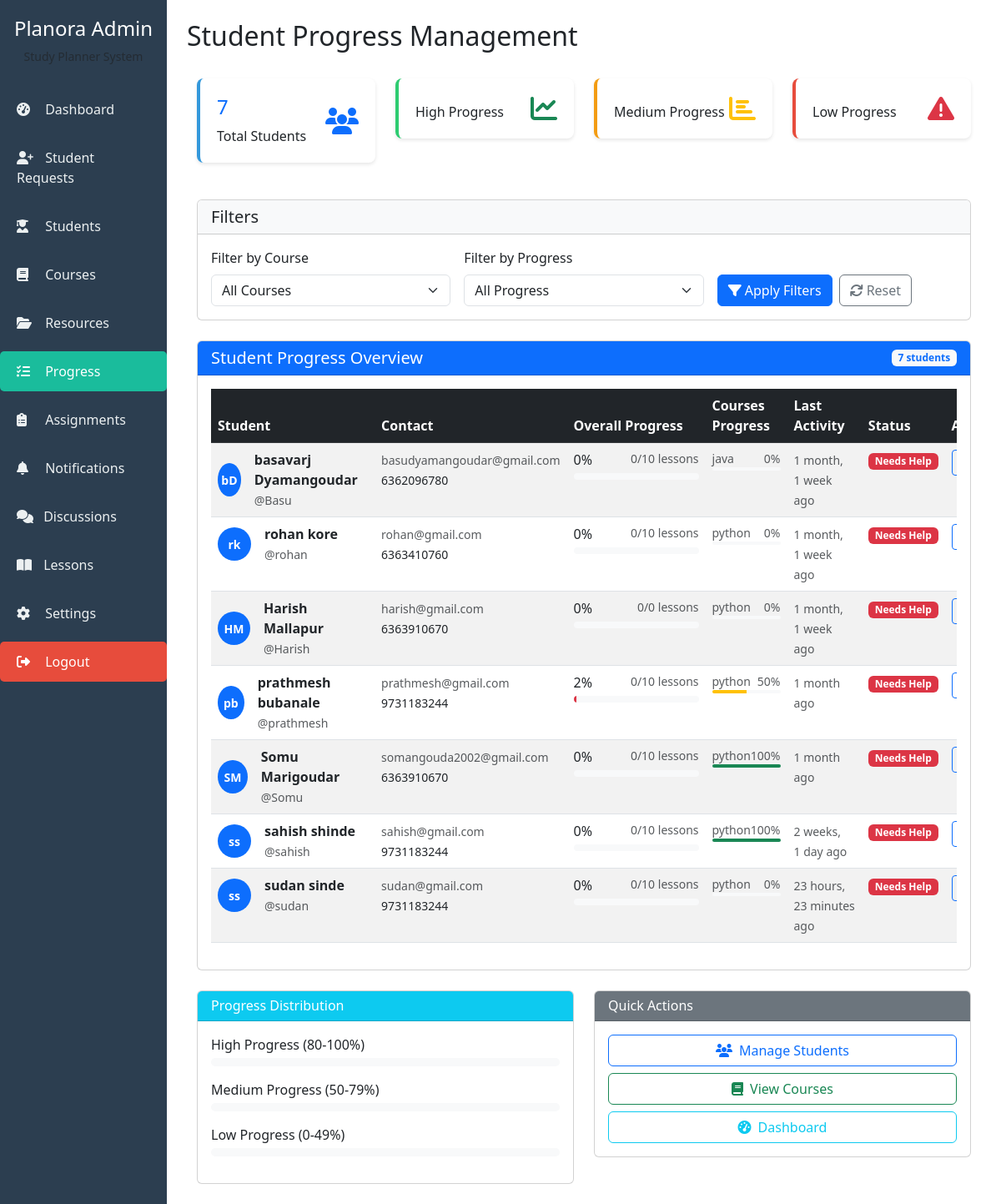
The app's page /progress/ (signed in) with its own data.
### core/models.py (models this page shows, shortened)
class StudentProfile(models.Model):
    user = models.OneToOneField(User, on_delete=models.CASCADE)
    age = models.PositiveIntegerField()
    mobile = models.CharField(max_length=10)
    courses = models.ManyToManyField(Course, blank=True)

class Progress(models.Model):
    student = models.ForeignKey(StudentProfile, on_delete=models.CASCADE)
    course = models.ForeignKey(Course, on_delete=models.CASCADE, null=True, blank=True)
    percentage = models.IntegerField(default=0)
    completed_lessons = models.IntegerField(default=0)
    total_lessons = models.IntegerField(default=10)
    last_activity = models.DateTimeField(auto_now=True)
    notes = models.TextField(blank=True, null=True)
    class Meta:
        unique_together = ['student', 'course']

class Course(models.Model):
    name = models.CharField(max_length=100)
    description = models.TextField(blank=True, null=True)

### core/views.py (the view, shortened to what this page needs)
# urls.py: path('progress/', views.student_progress, name='student_progress'),
@login_required
def student_progress(request):
    if not request.user.is_staff and not request.user.is_superuser:
        messages.error(request, "Access denied!")
        return redirect('home')
    students = StudentProfile.objects.all()
    course_filter = request.GET.get('course', '')
    progress_filter = request.GET.get('progress', '')
    progress_data = []
    for student in students:
        overall_progress, created = Progress.objects.get_or_create(
            student=student,
            course=None,
            defaults={'percentage': 0, 'total_lessons': 0}
        )
        course_progress = []
        for course in student.courses.all():
            course_prog, created = Progress.objects.get_or_create(
                student=student,
                course=course,
                defaults={'percentage': 0, 'total_lessons': 0}
            )
            course_progress.append(course_prog)
        if course_filter:
            course_progress = [p for p in course_progress if str(p.course.id) == course_filter]
        progress_data.append({
            'student': student,
            'overall_progress': overall_progress,
            'course_progress': course_progress,
        })
    courses = Course.objects.all()
    return render(request, 'admin_panel/progress.html', {
        'progress_data': progress_data,
        'courses': courses,
        'selected_course': course_filter,
        'selected_progress': progress_filter,
    })

### core/templates/admin_panel/progress.html (shortened to what this page needs)
{% extends 'admin_panel/base_admin.html' %}
{% load static %}
{% block page_title %}Student Progress Management{% endblock %}
{% block content %}
<div class="container-fluid">
    <div class="row mb-4">
        <div class="col-md-3">
            <div class="stat-card" style="border-left-color: #3498db;">
                <div class="d-flex align-items-center">
                    <div class="flex-grow-1">
                        <h4 class="text-primary">{{ progress_data|length }}</h4>
                        <p class="mb-0">Total Students</p>
                    </div>
                    <i class="fas fa-users fa-2x text-primary"></i>
                </div>
            </div>
        </div>
        <div class="col-md-3">
            <div class="stat-card" style="border-left-color: #2ecc71;">
                <div class="d-flex align-items-center">
                    <div class="flex-grow-1">
                        <p class="mb-0">High Progress</p>
                    </div>
                    <i class="fas fa-chart-line fa-2x text-success"></i>
                </div>
            </div>
        </div>
        <div class="col-md-3">
            <div class="stat-card" style="border-left-color: #f39c12;">
                <div class="d-flex align-items-center">
                    <div class="flex-grow-1">
                        <p class="mb-0">Medium Progress</p>
                    </div>
                    <i class="fas fa-chart-bar fa-2x text-warning"></i>
                </div>
            </div>
        </div>
        <div class="col-md-3">
            <div class="stat-card" style="border-left-color: #e74c3c;">
                <div class="d-flex align-items-center">
                    <div class="flex-grow-1">
                        <p class="mb-0">Low Progress</p>
                    </div>
                    <i class="fas fa-exclamation-triangle fa-2x text-danger"></i>
                </div>
            </div>
        </div>
    </div>
    <div class="card mb-4">
        <div class="card-header bg-light">
            <h5 class="mb-0">Filters</h5>
        </div>
        <div class="card-body">
            <form method="GET" class="row g-3">
                <div class="col-md-4">
                    <label for="course" class="form-label">Filter by Course</label>
                    <select name="course" id="course" class="form-select">
                        <option value="">All Courses</option>
                    </select>
                </div>
                <div class="col-md-4">
                    <label for="progress" class="form-label">Filter by Progress</label>
                    <select name="progress" id="progress" class="form-select">
                        <option value="">All Progress</option>
                    </select>
                </div>
                <div class="col-md-4 d-flex align-items-end">
                    <button type="submit" class="btn btn-primary me-2">
                        <i class="fas fa-filter me-1"></i>Apply Filters
                    </button>
                    <a href="{% url 'student_progress' %}" class="btn btn-outline-secondary">
                        <i class="fas fa-refresh me-1"></i>Reset
                    </a>
                </div>
            </form>
        </div>
    </div>
    <div class="card">
        <div class="card-header bg-primary text-white d-flex justify-content-between align-items-center">
            <h5 class="mb-0">Student Progress Overview</h5>
            <span class="badge bg-light text-primary">{{ progress_data|length }} students</span>
        </div>
        <div class="card-body">
            {% if progress_data %}
            <div class="table-responsive">
                <table class="table table-striped table-hover">
                    <thead class="table-dark">
                        <tr>
                            <th>Student</th>
                            <th>Contact</th>
                            <th>Overall Progress</th>
                            <th>Courses Progress</th>
                            <th>Last Activity</th>
                            <th>Status</th>
                            <th>Actions</th>
                        </tr>
                    </thead>
                    <tbody>
                        {% for data in progress_data %}
                        <tr>
                            <td>
                                <div class="d-flex align-items-center">
                                    <div class="avatar-circle bg-primary text-white me-3">
                                        {{ data.student.user.first_name|first }}{{ data.student.user.last_name|first }}
                                    </div>
                                    <div>
                                        <strong>{{ data.student.user.first_name }} {{ data.student.user.last_name }}</strong>
                                        <br>
                                        <small class="text-muted">@{{ data.student.user.username }}</small>
                                    </div>
                                </div>
                            </td>
                            <td>
                                <div>
                                    <small class="text-muted">{{ data.student.user.email }}</small>
                                    <br>
                                    <small>{{ data.student.mobile }}</small>
                                </div>
                            </td>
                            <td>
                                <div class="progress-wrapper">
                                    <div class="d-flex justify-content-between mb-1">
                                        <span class="progress-label">{{ data.overall_progress.percentage }}%</span>
                                        <small class="text-muted">{{ data.overall_progress.completed_lessons }}/{{ data.overall_progress.total_lessons }} lessons</small>
                                    </div>
                                    <div class="progress" style="height: 8px;">
                                        <div class="progress-bar
                                            {% if data.overall_progress.percentage >= 80 %}bg-success
                                            {% elif data.overall_progress.percentage >= 50 %}bg-warning
                                            {% else %}bg-danger{% endif %}"
                                            role="progressbar"
                                            style="width: {{ data.overall_progress.percentage }}%">
                                        </div>
                                    </div>
                                </div>
                            </td>
                            <td>
                                <div class="course-progress">
                                    {% for course_progress in data.course_progress %}
                                    <div class="mb-2">
                                        <div class="d-flex justify-content-between">
                                            <small class="text-muted">{{ course_progress.course.name|truncatewords:2 }}</small>
                                            <small class="text-muted">{{ course_progress.percentage }}%</small>
                                        </div>
                                        <div class="progress" style="height: 4px;">
                                            <div class="progress-bar
                                                {% if course_progress.percentage >= 80 %}bg-success
                                                {% elif course_progress.percentage >= 50 %}bg-warning
                                                {% else %}bg-danger{% endif %}"
                                                role="progressbar"
                                                style="width: {{ course_progress.percentage }}%">
                                            </div>
                                        </div>
                                    </div>
                                    {% empty %}
                                    <span class="text-muted">No courses</span>
                                    {% endfor %}
                                </div>
                            </td>
                            <td>
                                <small class="text-muted">{{ data.overall_progress.last_activity|timesince }} ago</small>
                            </td>
                            <td>
                                {% if data.overall_progress.percentage >= 80 %}
                                <span class="badge bg-success">Excellent</span>
                                {% elif data.overall_progress.percentage >= 50 %}
                                <span class="badge bg-warning">Good</span>
                                {% else %}
                                <span class="badge bg-danger">Needs Help</span>
                                {% endif %}
                            </td>
                            <td>
                                <div class="btn-group btn-group-sm">
                                    <a href="{% url 'add_progress' data.student.id %}" class="btn btn-outline-primary" title="Add Progress">
                                    </a>
                                </div>
                            </td>
                        </tr>
                        {% endfor %}
                    </tbody>
                </table>
            </div>
            {% endif %}
        </div>
    </div>
    <div class="row mt-4">
        <div class="col-md-6">
            <div class="card">
                <div class="card-header bg-info text-white">
                    <h6 class="mb-0">Progress Distribution</h6>
                </div>
                <div class="card-body">
                    <div class="mb-3">
                        <div class="d-flex justify-content-between mb-1">
                            <span>High Progress (80-100%)</span>
                        </div>
                        <div class="progress" style="height: 10px;">
                        </div>
                    </div>
                    <div class="mb-3">
                        <div class="d-flex justify-content-between mb-1">
                            <span>Medium Progress (50-79%)</span>
                        </div>
                        <div class="progress" style="height: 10px;">
                        </div>
                    </div>
                    <div class="mb-3">
                        <div class="d-flex justify-content-between mb-1">
                            <span>Low Progress (0-49%)</span>
                        </div>
                        <div class="progress" style="height: 10px;">
                        </div>
                    </div>
                </div>
            </div>
        </div>
        <div class="col-md-6">
            <div class="card">
                <div class="card-header bg-secondary text-white">
                    <h6 class="mb-0">Quick Actions</h6>
                </div>
                <div class="card-body">
                    <div class="d-grid gap-2">
                        <a href="{% url 'students' %}" class="btn btn-outline-primary">
                            <i class="fas fa-users me-2"></i>Manage Students
                        </a>
                        <a href="{% url 'admin_courses' %}" class="btn btn-outline-success">
                            <i class="fas fa-book me-2"></i>View Courses
                        </a>
                        <a href="{% url 'admin_dashboard' %}" class="btn btn-outline-info">
                            <i class="fas fa-tachometer-alt me-2"></i>Dashboard
                        </a>
                    </div>
                </div>
            </div>
        </div>
    </div>
</div>
{% endblock %}

### core/templates/admin_panel/base_admin.html (style rules this page uses)
.stat-card { background: white; padding: 20px; border-radius: 8px; box-shadow: 0 2px 4px rgba(0,0,0,0.1); border-left: 4px solid #ccc; margin-bottom: 20px; }
.stat-card { background: white; border-radius: 10px; padding: 20px; box-shadow: 0 4px 6px rgba(0,0,0,0.1); border: none; transition: transform 0.2s; }

### core/templates/admin_panel/progress.html (style rules this page uses)
.avatar-circle { width: 40px; height: 40px; border-radius: 50%; display: flex; align-items: center; justify-content: center; font-weight: bold; font-size: 14px; }
.progress-wrapper { min-width: 150px; }
.course-progress { max-width: 200px; }
.stat-card { background: white; padding: 20px; border-radius: 8px; box-shadow: 0 2px 4px rgba(0,0,0,0.1); border-left: 4px solid; }
.table th { border-top: none; font-weight: 600; }
.progress { background-color: #f8f9fa; }
.badge { font-size: 0.75em; }

### records on screen
StudentProfile: student.user.first_name|first "b", student.user.last_name|first "D", student.user.first_name "basavarj", student.user.last_name "Dyamangoudar", student.user.username "Basu", student.user.email "basudyamangoudar@gmail.com", student.mobile "6362096780", overall_progress.percentage "0", overall_progress.completed_lessons "0", overall_progress.total_lessons "10", overall_progress.last_activity "1 month, 1 week"
Progress: course.name "java", percentage "0"
StudentProfile: student.user.first_name|first "r", student.user.last_name|first "k", student.user.first_name "rohan", student.user.last_name "kore", student.user.username "rohan", student.user.email "rohan@gmail.com", student.mobile "6363410760", overall_progress.percentage "0", overall_progress.completed_lessons "0", overall_progress.total_lessons "10", overall_progress.last_activity "1 month, 1 week"
Progress: course.name "python", percentage "0"
StudentProfile: student.user.first_name|first "H", student.user.last_name|first "M", student.user.first_name "Harish", student.user.last_name "Mallapur", student.user.username "Harish", student.user.email "harish@gmail.com", student.mobile "6363910670", overall_progress.percentage "0", overall_progress.completed_lessons "0", overall_progress.total_lessons "0", overall_progress.last_activity "1 month, 1 week"
Progress: course.name "python", percentage "0"
StudentProfile: student.user.first_name|first "p", student.user.last_name|first "b", student.user.first_name "prathmesh", student.user.last_name "bubanale", student.user.username "prathmesh", student.user.email "prathmesh@gmail.com", student.mobile "9731183244", overall_progress.percentage "2", overall_progress.completed_lessons "0", overall_progress.total_lessons "10", overall_progress.last_activity "1 month"
Progress: course.name "python", percentage "50"
StudentProfile: student.user.first_name|first "S", student.user.last_name|first "M", student.user.first_name "Somu", student.user.last_name "Marigoudar", student.user.username "Somu", student.user.email "somangouda2002@gmail.com", student.mobile "6363910670", overall_progress.percentage "0", overall_progress.completed_lessons "0", overall_progress.total_lessons "10", overall_progress.last_activity "1 month"
Progress: course.name "python", percentage "100"
StudentProfile: student.user.first_name|first "s", student.user.last_name|first "s", student.user.first_name "sahish", student.user.last_name "shinde", student.user.username "sahish", student.user.email "sahish@gmail.com", student.mobile "9731183244", overall_progress.percentage "0", overall_progress.completed_lessons "0", overall_progress.total_lessons "10", overall_progress.last_activity "2 weeks, 1 day"
Progress: course.name "python", percentage "100"
StudentProfile: student.user.first_name|first "s", student.user.last_name|first "s", student.user.first_name "sudan", student.user.last_name "sinde", student.user.username "sudan", student.user.email "sudan@gmail.com", student.mobile "9731183244", overall_progress.percentage "0", overall_progress.completed_lessons "0", overall_progress.total_lessons "10", overall_progress.last_activity "23 hours, 23 minutes"
Progress: course.name "python", percentage "0"

### other values on screen
{{ progress_data|length }} "7"
